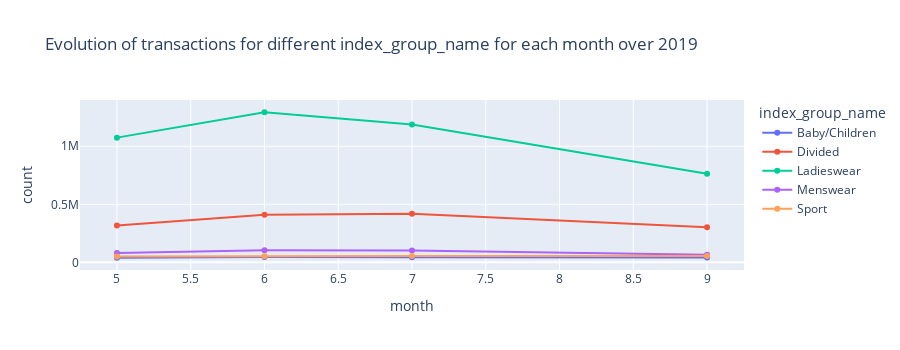

The notebook cell saved with this chart:
### Code cell
df['dow'] = df["t_dat"].dt.day_name()


def plot_var_accross_time(var):
  for time_scale in ['month', 'dow']:
    df_temp = df.groupby([time_scale, var]).count()["t_dat"].reset_index().rename(columns={"t_dat": "count"})
    px.line(df_temp, x=time_scale, y="count", color=var, width=900, height=350, markers=True, title=f'Evolution of transactions for different {var} for each {time_scale} over 2019').show()


plot_var_accross_time("index_group_name")

### Figure 1 — Plotly figure (JSON) as saved in the notebook; plotly's stock layout.template omitted (floating-point values rounded to 4 significant figures)
{"data": [{"hovertemplate": "index_group_name=Baby/Children<br>month=%{x}<br>count=%{y}<extra></extra>", "legendgroup": "Baby/Children", "line": {"color": "#636efa", "dash": "solid"}, "marker": {"symbol": "circle"}, "mode": "lines+markers", "name": "Baby/Children", "orientation": "v", "showlegend": true, "type": "scatter", "x": [5, 6, 7, 9], "xaxis": "x", "y": [39710, 45822, 42975, 41270], "yaxis": "y"}, {"hovertemplate": "index_group_name=Divided<br>month=%{x}<br>count=%{y}<extra></extra>", "legendgroup": "Divided", "line": {"color": "#EF553B", "dash": "solid"}, "marker": {"symbol": "circle"}, "mode": "lines+markers", "name": "Divided", "orientation": "v", "showlegend": true, "type": "scatter", "x": [5, 6, 7, 9], "xaxis": "x", "y": [317170, 411067, 418482, 302032], "yaxis": "y"}, {"hovertemplate": "index_group_name=Ladieswear<br>month=%{x}<br>count=%{y}<extra></extra>", "legendgroup": "Ladieswear", "line": {"color": "#00cc96", "dash": "solid"}, "marker": {"symbol": "circle"}, "mode": "lines+markers", "name": "Ladieswear", "orientation": "v", "showlegend": true, "type": "scatter", "x": [5, 6, 7, 9], "xaxis": "x", "y": [1074134, 1292689, 1187891, 763958], "yaxis": "y"}, {"hovertemplate": "index_group_name=Menswear<br>month=%{x}<br>count=%{y}<extra></extra>", "legendgroup": "Menswear", "line": {"color": "#ab63fa", "dash": "solid"}, "marker": {"symbol": "circle"}, "mode": "lines+markers", "name": "Menswear", "orientation": "v", "showlegend": true, "type": "scatter", "x": [5, 6, 7, 9], "xaxis": "x", "y": [79829, 103547, 102971, 65564], "yaxis": "y"}, {"hovertemplate": "index_group_name=Sport<br>month=%{x}<br>count=%{y}<extra></extra>", "legendgroup": "Sport", "line": {"color": "#FFA15A", "dash": "solid"}, "marker": {"symbol": "circle"}, "mode": "lines+markers", "name": "Sport", "orientation": "v", "showlegend": true, "type": "scatter", "x": [5, 6, 7, 9], "xaxis": "x", "y": [49476, 53077, 55175, 54354], "yaxis": "y"}], "layout": {"height": 350, "legend": {"title": {"text": "index_group_name"}, "tracegroupgap": 0}, "title": {"text": "Evolution of transactions for different index_group_name for each month over 2019"}, "width": 900, "xaxis": {"anchor": "y", "domain": [0, 1], "title": {"text": "month"}}, "yaxis": {"anchor": "x", "domain": [0, 1], "title": {"text": "count"}}}}
